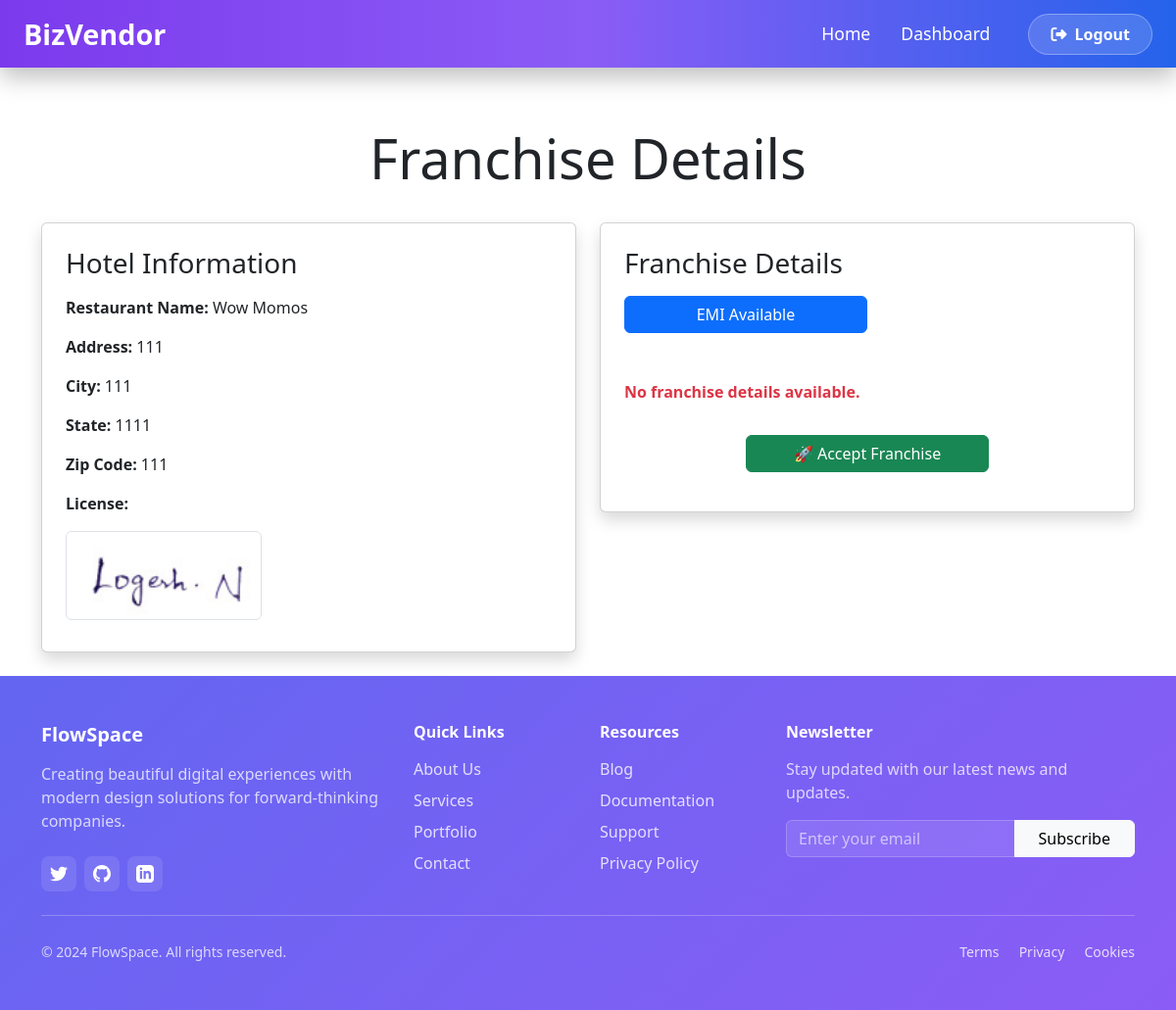
/franchise_details/2/ (signed in), run on the app's committed database.
### vendorapp/models.py (models this page shows, shortened)
class Multivendors(models.Model):
    user = models.OneToOneField(User, on_delete=models.CASCADE)
    restaurant_name = models.CharField(max_length=100)
    address = models.CharField(max_length=100)
    city = models.CharField(max_length=100)
    state = models.CharField(max_length=100)
    zip_code = models.PositiveBigIntegerField()
    restaurant_lic = models.ImageField(upload_to='images/', blank=True, null=True)
    restaurant_img = models.ImageField(upload_to='images/', blank=True, null=True)
    user_type = models.CharField(max_length=50, default='vendor', editable=False)
    approved = models.BooleanField(default=False)
    password = models.CharField(max_length=100)
    franchise = models.BooleanField(default=False)

### vendorapp/views.py (the view)
# urls.py: path('franchise_details/<int:id>/', views.franchise_details, name='franchise_details'),
@login_required(login_url='login')
def franchise_details(request, id):
    vendor = Multivendors.objects.get(id=id)
    vendor_details = {
        "Restaurant Name": vendor.restaurant_name,
        "Address": vendor.address,
        "City": vendor.city,
        "State": vendor.state,
        "Zip Code": vendor.zip_code,
    }
    franchise = vendor.franchises.first()
    if franchise:
        franchise_details = {
            "Total Investment": franchise.total_investment,
            "Agreement Years": franchise.aggr_years,
            "Profit Sharing (%)": franchise.profit_sharing,
            "Description": franchise.description,
        }
    else:
        franchise_details = None  # no franchise
    return render(request, "vendors/franchise_details.html", {
        "vendor": vendor,
        "vendor_details": vendor_details,
        "franchise_details": franchise_details
    })

### templates/vendors/franchise_details.html (shortened to what this page needs)
{% extends 'vendors/base.html' %}
{% block content %}
{% load static %}
<div class="container mt-4 fade-in">
    <div class="jumbotron text-center py-4">
        <h1 class="display-4">Franchise Details</h1>
    </div>
    <div class="row">
        <div class="col-md-6 mb-4">
            <div class="card p-4 shadow hotel-card">
                <h3 class="mb-3">Hotel Information</h3>
                {% for label, value in vendor_details.items %}
                    <p><strong>{{ label }}:</strong> {{ value }}</p>
                {% endfor %}
                {% if vendor.restaurant_lic %}
                    <p><strong>License:</strong></p>
                    <img src="{{ vendor.restaurant_lic.url }}" width="200" class="img-thumbnail mb-2 rounded">
                {% endif %}
            </div>
        </div>
        <div class="col-md-6 mb-4">
            <div class="card p-4 shadow hotel-card">
                <h3 class="mb-3">Franchise Details</h3>
                <a href="{% url 'emicalculation' id=vendor.id %}" class="btn btn-primary w-50">EMI Available</a>
                <br><br>
                {% if franchise_details %}
                {% if vendor.restaurant_img %}
                    <p><strong>Image:</strong></p>
                    <img src="{{ vendor.restaurant_img.url }}" width="200" class="img-thumbnail mb-2 rounded">
                {% endif %}
                    {% for label, value in franchise_details.items %}
                        <p><strong>{{ label }}:</strong> {{ value }}</p>
                    {% endfor %}
                {% else %}
                    <p class="text-danger"><strong>No franchise details available.</strong></p>
                {% endif %}
                        <div class="col-md-12 text-center mt-3 mb-3">
            <form action="" method="POST">
                <button type="submit" class="btn btn-success w-50">
                    🚀 Accept Franchise
                </button>
            </form>
        </div>
            </div>
        </div>
    </div>
</div>
{% endblock %}

### static/style.css (style rules this page uses)
body { padding-top: 80px; }

### data on the page
Multivendors: vendor_details "Wow Momos" "111" "111" "1111", restaurant_lic (picture)

### other printed values
{{ label }} "Restaurant Name" "Address" "City" "State" "Zip Code"
{{ value }} "111"
